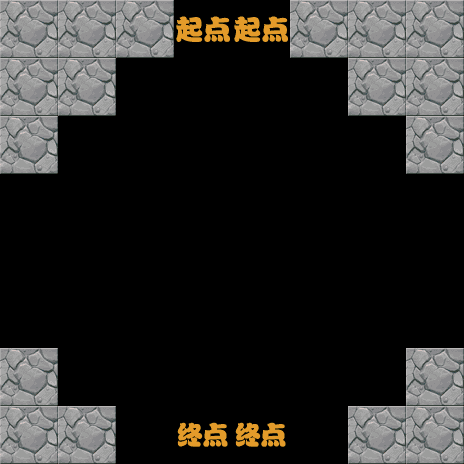

Tiled map render using the project's own tile images. Description and the map definition, with tile-layer contents summarised, below:
An orthogonal 8x8 tile map with 58x58 px tiles, 8 tile layers (1-layer, 2-layer, 3-layer, 4-layer, ...).

<map version="1.0" orientation="orthogonal" renderorder="right-down" width="8" height="8" tilewidth="58" tileheight="58">
 <tileset firstgid="1" name="backgroundBlock" tilewidth="58" tileheight="58">
  <image source="backgroundBlock.png" width="348" height="870" />
 </tileset>
 <layer name="1-layer" width="8" height="8">
  <data>[64 cells, 47 non-empty, 1 distinct tile ids]</data>
 </layer>
 <layer name="2-layer" width="8" height="8">
  <data>[64 cells, 58 non-empty, 1 distinct tile ids]</data>
 </layer>
 <layer name="3-layer" width="8" height="8">
  <data>[64 cells, 43 non-empty, 1 distinct tile ids]</data>
 </layer>
 <layer name="4-layer" width="8" height="8">
  <data>[64 cells, 55 non-empty, 1 distinct tile ids]</data>
 </layer>
 <layer name="5-layer" width="8" height="8">
  <data>[64 cells, 57 non-empty, 1 distinct tile ids]</data>
 </layer>
 <layer name="6-layer" width="8" height="8">
  <data>[64 cells, 48 non-empty, 2 distinct tile ids]</data>
 </layer>
 <layer name="7-layer" width="8" height="8">
  <data>[64 cells, 63 non-empty, 1 distinct tile ids]</data>
 </layer>
 <layer name="8-layer" width="8" height="8">
  <data>[64 cells, 63 non-empty, 3 distinct tile ids]</data>
 </layer>
</map>
